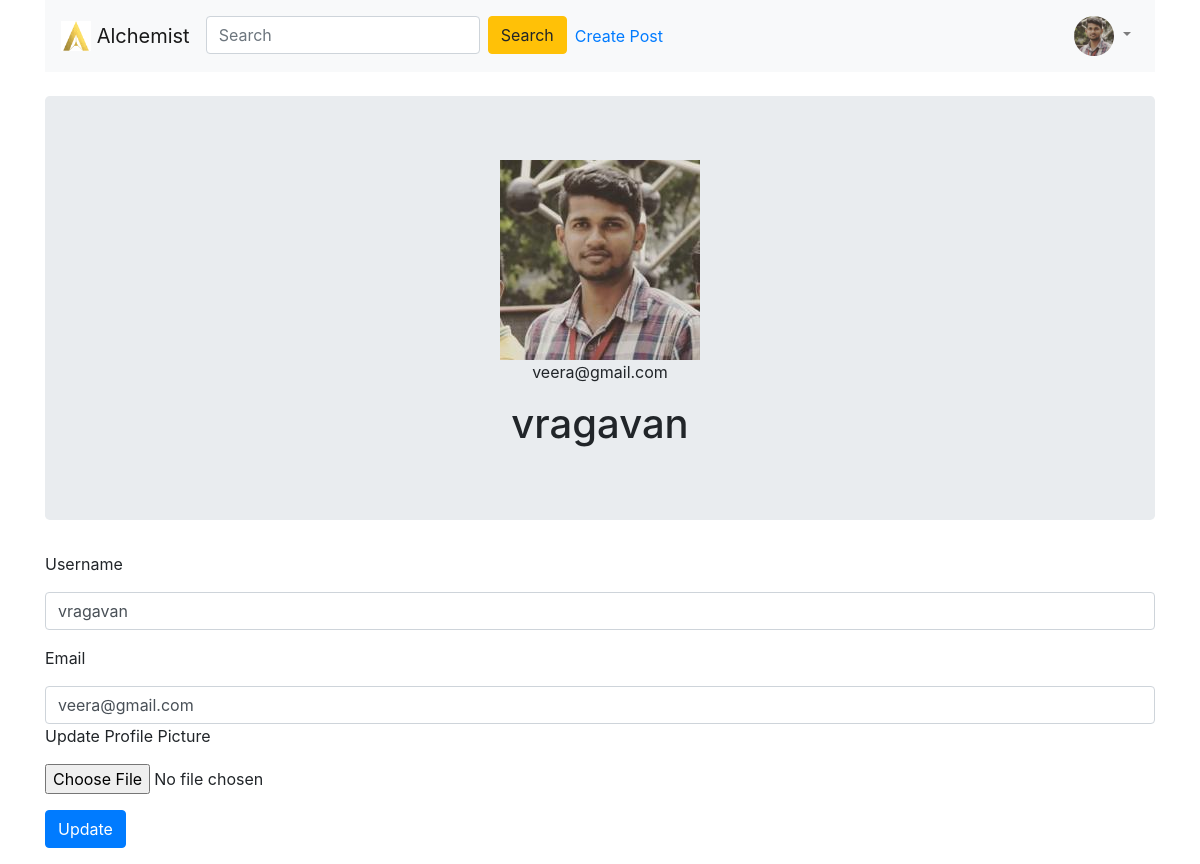
Page /account (signed in) on the committed database.
### alchemist/models.py (models this page shows, shortened)
class User(db.Model, UserMixin):
    __tablename__ = 'users'
    id = db.Column(db.Integer, primary_key = True)
    profile_image = db.Column(db.String(20), nullable=False, default='default_profile.png')
    email = db.Column(db.String(64), unique=True, index=True)
    username = db.Column(db.String(64), unique=True, index=True)
    password_hash = db.Column(db.String(128))
    posts = db.relationship('BlogPost', backref='author', lazy=True)

### alchemist/users/views.py (the view)
@users.route("/account", methods=['GET', 'POST'])
@login_required
def account():
    form = UpdateUserForm()
    if form.validate_on_submit():
        print(form)
        if form.picture.data:
            username = current_user.username
            pic = add_profile_pic(form.picture.data,username)
            current_user.profile_image = pic
        current_user.username = form.username.data
        current_user.email = form.email.data
        db.session.commit()
        flash('User Account Updated')
        return redirect(url_for('users.account'))
    elif request.method == 'GET':
        form.username.data = current_user.username
        form.email.data = current_user.email
    profile_image = url_for('static', filename='profile_pics/' + current_user.profile_image)
    return render_template('account.html', profile_image=profile_image, form=form)

### alchemist/users/forms.py (shortened to what this page needs)
class UpdateUserForm(FlaskForm):
    email = StringField('Email', validators=[DataRequired(),Email()])
    username = StringField('Username', validators=[DataRequired()])
    picture = FileField('Update Profile Picture', validators=[FileAllowed(['jpg', 'png'])])
    submit = SubmitField('Update')

### alchemist/models.py (called while the page is built)
@login_manager.user_loader
def load_user(user_id):
    return User.query.get(user_id)

### alchemist/templates/account.html (shortened to what this page needs)
{% extends "base.html" %}
{% block content %}
<div class="container">
<div class="jumbotron">
  <div align='center'>
    <img align='center' src="{{ url_for('static', filename='profile_pics/' + current_user.profile_image) }}">
    <p>{{ current_user.email }}</p>
    <h1 >{{current_user.username}}</h1>
  </div>
</div>
  <form  method="POST" action = "" enctype="multipart/form-data">
    <div class="form-group">
      {{ form.username.label(class="form-group") }}
      {{form.username(class='form-control')  }}
    </div
    <div class="form-group">
      {{ form.email.label(class="form-group") }}
      {{form.email(class='form-control')  }}
    </div>
    <div class="container">
    <div class="form-group">
      {{ form.picture.label(class="form-group") }}
      {{ form.picture(class="form-control-file") }}
    </div>
    <div class="form-group">
        {{ form.submit(class="btn btn-primary") }}
    </div>
</div>
{% endblock content %}

### alchemist/templates/base.html (shortened to what this page needs)
<!DOCTYPE html>
<html>
  <head>
    <link rel="stylesheet" href="https://maxcdn.bootstrapcdn.com/bootstrap/4.0.0/css/bootstrap.min.css">
  </head>
  <body>
    <div class="container">
    <nav class="navbar navbar-light bg-light  navbar-expand-lg  sticky-top  ">
      <a class="navbar-brand" href="{{url_for("core.index")}}">
        <img src="../static/logo.png" width="auto" height="30" class="d-inline-block align-top" alt="">
      Alchemist
      </a>
      <div class="collapse navbar-collapse" id="navbarText">
        <ul class="navbar-nav mr-auto">
          <li class="nav-item">
            <span class="align-middle">
              <form class="form-inline my-2 my-lg-0">
                <input class="form-control mr-sm-2" type="search" placeholder="Search" aria-label="Search">
                <button class="btn btn-warning my-2 my-sm-0" type="submit">Search</button>
              </form>
            </span>
          </li>
          {% if current_user.is_authenticated %}
          <li class="nav-link"><a href="{{ url_for('blog_posts.create_post') }}">Create Post</a></li>
          {% endif %}
        </ul>
        {% if current_user.is_authenticated %}
        <div class="nav-text">
          <ul class="navbar-nav mr-auto">
            <li class="nav-item dropdown">
              <a class="nav-link dropdown-toggle" href="#" id="navbarDropdownMenuLink" role="button" data-toggle="dropdown" aria-haspopup="true" aria-expanded="false">
                <img src="{{ url_for('static', filename='profile_pics/' + current_user.profile_image) }}" width="40" height="40" class="rounded-circle">
              </a>
            </li>
          </ul>
        </div>
        {% else %}
        <li class="nav-link"><a href="{{ url_for('users.login') }}">Log In</a></li>
        <li class="nav-link"><a href="{{ url_for('users.register') }}">Register</a></li>
        {% endif %}
      </div>
    </nav>
  </div>
  {% block content %}
  {% endblock %}
  </body>
</html>

### rows in the picture
User: profile_image (picture), email "veera@gmail.com", username "vragavan"
